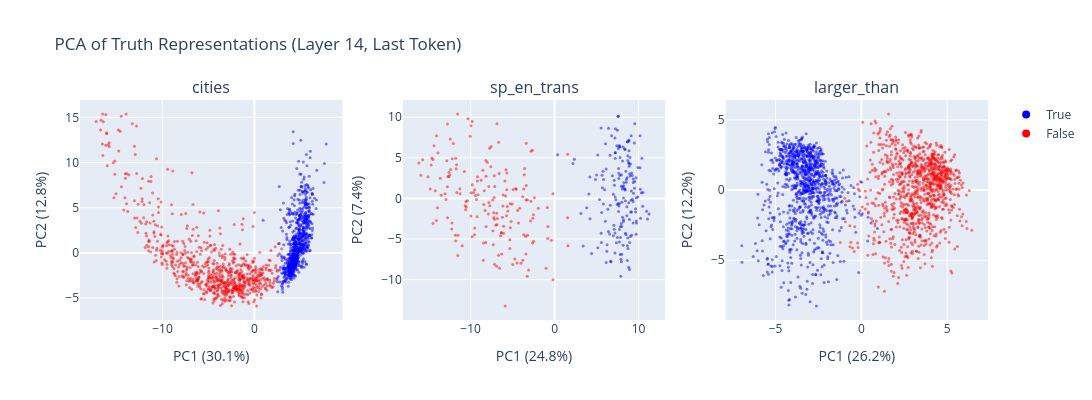

The notebook cell this image was saved under:
### Markdown cell above
Now let's visualize the PCA projections for all three datasets. Each point is a statement, colored by whether it's true or false.

Before running the cell, think about what you expect to see - PCA is completely unsupervised, so any separation by label would mean truth is one of the most prominent directions of variation in the activation space. Figure 1 of the Geometry of Truth paper shows this plot for LLaMA-2-70B; our results use 13B, so they might be somewhat noisier, but should still show the same qualitative pattern.

### Code cell
fig = make_subplots(rows=1, cols=3, subplot_titles=DATASET_NAMES)

for i, name in enumerate(DATASET_NAMES):
    acts = activations[name]
    label_text = labels_dict[name]
    prompts = statements_dict[name]
    pcs = get_pca_components(acts, k=2)
    X_centered = acts - acts.mean(dim=0)
    projected = (X_centered @ pcs).numpy()

    # Compute variance explained
    total_var = X_centered.var(dim=0).sum().item()
    pc_var = t.tensor(projected).var(dim=0)
    pct_explained = (pc_var / total_var * 100).tolist()

    colors = ["blue" if l == 1 else "red" for l in label_text.tolist()]
    fig.add_trace(
        go.Scatter(
            x=projected[:, 0],
            y=projected[:, 1],
            mode="markers",
            marker=dict(color=colors, size=3, opacity=0.5),
            name=name,
            showlegend=False,
            hovertext=prompts,
            customdata=list(zip(prompts, label_text)),
            hovertemplate=(
                "<b>%{customdata[1]}</b><br>"
                "%{customdata[0]}<br>"
                "PC1: %{x:.2f}<br>"
                "PC2: %{y:.2f}"
                "<extra></extra>"
            ),
        ),
        row=1,
        col=i + 1,
    )
    fig.update_xaxes(title_text=f"PC1 ({pct_explained[0]:.1f}%)", row=1, col=i + 1)
    fig.update_yaxes(title_text=f"PC2 ({pct_explained[1]:.1f}%)", row=1, col=i + 1)

# Add a legend manually
fig.add_trace(go.Scatter(x=[None], y=[None], mode="markers", marker=dict(color="blue", size=8), name="True"))
fig.add_trace(go.Scatter(x=[None], y=[None], mode="markers", marker=dict(color="red", size=8), name="False"))

fig.update_layout(
    title="PCA of Truth Representations (Layer 14, Last Token)",
    height=400,
    width=1200,
)
fig.show()

### Figure 1 — Plotly figure (JSON) as saved in the notebook; plotly's stock layout.template omitted (floating-point values rounded to 4 significant figures; data arrays with more than 128 entries replaced by an {"elided": "..."} marker saying what was removed)
{"data": [{"customdata": {"elided": "1496x2 mixed values"}, "hovertemplate": "<b>%{customdata[1]}</b><br>%{customdata[0]}<br>PC1: %{x:.2f}<br>PC2: %{y:.2f}<extra></extra>", "hovertext": {"elided": "1496 str values"}, "marker": {"color": {"elided": "1496 str values"}, "opacity": 0.5, "size": 3}, "mode": "markers", "name": "cities", "showlegend": false, "type": "scatter", "x": {"elided": "1496 float values"}, "xaxis": "x", "y": {"elided": "1496 float values"}, "yaxis": "y"}, {"customdata": {"elided": "354x2 mixed values"}, "hovertemplate": "<b>%{customdata[1]}</b><br>%{customdata[0]}<br>PC1: %{x:.2f}<br>PC2: %{y:.2f}<extra></extra>", "hovertext": {"elided": "354 str values"}, "marker": {"color": {"elided": "354 str values"}, "opacity": 0.5, "size": 3}, "mode": "markers", "name": "sp_en_trans", "showlegend": false, "type": "scatter", "x": {"elided": "354 float values"}, "xaxis": "x2", "y": {"elided": "354 float values"}, "yaxis": "y2"}, {"customdata": {"elided": "1980x2 mixed values"}, "hovertemplate": "<b>%{customdata[1]}</b><br>%{customdata[0]}<br>PC1: %{x:.2f}<br>PC2: %{y:.2f}<extra></extra>", "hovertext": {"elided": "1980 str values"}, "marker": {"color": {"elided": "1980 str values"}, "opacity": 0.5, "size": 3}, "mode": "markers", "name": "larger_than", "showlegend": false, "type": "scatter", "x": {"elided": "1980 float values"}, "xaxis": "x3", "y": {"elided": "1980 float values"}, "yaxis": "y3"}, {"marker": {"color": "blue", "size": 8}, "mode": "markers", "name": "True", "type": "scatter", "x": [null], "y": [null]}, {"marker": {"color": "red", "size": 8}, "mode": "markers", "name": "False", "type": "scatter", "x": [null], "y": [null]}], "layout": {"annotations": [{"font": {"size": 16}, "showarrow": false, "text": "cities", "x": 0.1444, "xanchor": "center", "xref": "paper", "y": 1, "yanchor": "bottom", "yref": "paper"}, {"font": {"size": 16}, "showarrow": false, "text": "sp_en_trans", "x": 0.5, "xanchor": "center", "xref": "paper", "y": 1, "yanchor": "bottom", "yref": "paper"}, {"font": {"size": 16}, "showarrow": false, "text": "larger_than", "x": 0.8556, "xanchor": "center", "xref": "paper", "y": 1, "yanchor": "bottom", "yref": "paper"}], "height": 400, "title": {"text": "PCA of Truth Representations (Layer 14, Last Token)"}, "width": 1200, "xaxis": {"anchor": "y", "domain": [0, 0.2889], "title": {"text": "PC1 (30.1%)"}}, "xaxis2": {"anchor": "y2", "domain": [0.3556, 0.6444], "title": {"text": "PC1 (24.8%)"}}, "xaxis3": {"anchor": "y3", "domain": [0.7111, 1], "title": {"text": "PC1 (26.2%)"}}, "yaxis": {"anchor": "x", "domain": [0, 1], "title": {"text": "PC2 (12.8%)"}}, "yaxis2": {"anchor": "x2", "domain": [0, 1], "title": {"text": "PC2 (7.4%)"}}, "yaxis3": {"anchor": "x3", "domain": [0, 1], "title": {"text": "PC2 (12.2%)"}}}}
